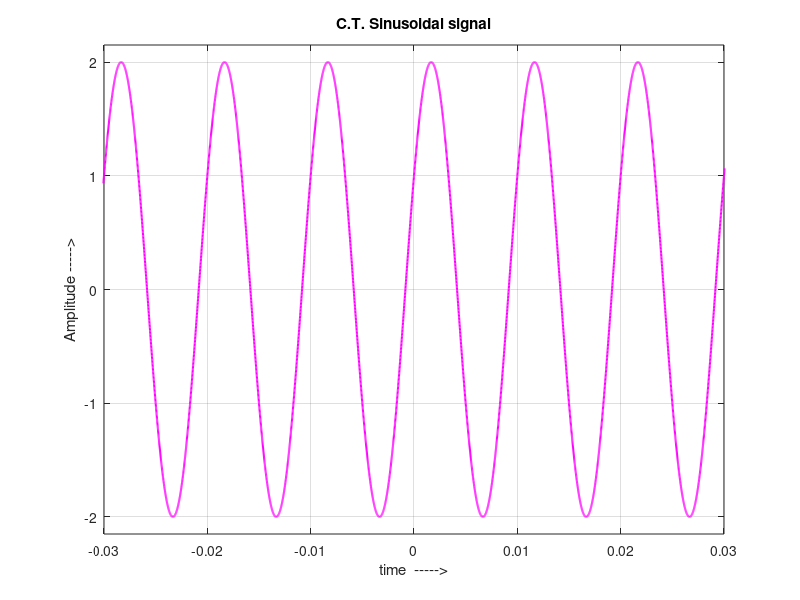

Recreate this plot in MATLAB. (Note: this script raises an error after producing the figure.)


%  Program V1_3 

%%% Generation and Display of Periodic Continuous Time Signals
%%% Developed by Dr. M. Venu Gopala Rao, 
%%% Email: mvgr03@kluniversity.in,  mvgr03@gmail.com,


clear all; close all; clc;

%%% =========================================================

%Continuous Time Sinusoidal signals x(t)= A*sin(wo*t+theta) 

t = (-pi:0.001:pi)/100;
A = 2; theta = pi/6; f = 100;
x = A*sin(2*pi*f*t + theta);
figure();plot(t,x,'m','LineWidth',1.5);grid on
xlabel('time  ----->');ylabel('Amplitude ----->');
title('C.T. Sinusoidal signal');
axis([-0.03, 0.03,-2.15 2.15]);

%%% =========================================================

t = -8 : .01 : 8;
x = Vsquare(t);
figure();plot(t,x,'b','LineWidth',1.5)
axis([-8 8 -1.2 1.2])
xlabel('time  ----->');ylabel('Amplitude ----->');
title('C.T. Periodic Square Wave'); grid on 
%%% =========================================================

t = -8 : .01 : 8;
x = Vsawtooth(t);
figure();plot(t,x,'k','LineWidth',1.5)
axis([-8 8 -1.2 1.2])
xlabel('time  ----->');ylabel('Amplitude ----->');
title('C.T. Periodic Sawtooth Wave'); grid on 

%%% =========== All Three signals in single figure ======================

t = (-pi:0.001:pi)/100;
A = 2; theta = pi/6; f = 100;
x = A*sin(2*pi*f*t + theta);
figure();
subplot(3,1,1);plot(t,x,'m','LineWidth',1.5);grid on
xlabel('time  ----->');ylabel('Amplitude ----->');
title('C.T. Sinusoidal signal');
axis([-0.03, 0.03,-2.15 2.15]);

%%% =========================================================

t = -8 : .01 : 8;
x = Vsquare(t);
subplot(3,1,2);plot(t,x,'b','LineWidth',1.5)
axis([-8 8 -1.2 1.2])
xlabel('time  ----->');ylabel('Amplitude ----->');
title('C.T. Periodic Square Wave'); grid on 
%%% =========================================================

t = -8 : .01 : 8;
x = Vsawtooth(t);
subplot(3,1,3);plot(t,x,'k','LineWidth',1.5)
axis([-8 8 -1.2 1.2])
xlabel('time  ----->');ylabel('Amplitude ----->');
title('C.T. Periodic Sawtooth Wave'); grid on 


t = (-pi:0.001:pi)/100;
A = 2; theta = pi/6; f = 100;
x1 = A*sin(2*pi*50*t + theta);
x2 = A*sin(2*pi*120*t + theta);
x3 = A*sin(2*pi*200*t + theta);

figure();
subplot(1,3,1);plot(t,x1,'m','LineWidth',1.5);axis([-0.04 0.04 -2.6 2.6])

% xlabel('time  ----->');ylabel('Amplitude ----->');
% title('C.T. Sinusoidal signal');
% axis([-0.03, 0.03,-2.15 2.15]);

subplot(1,3,2);plot(t,x2,'b','LineWidth',1.5);axis([-0.04 0.04 -2.6 2.6])

subplot(1,3,3);plot(t,x3,'k','LineWidth',1.5);axis([-0.04 0.04 -2.6 2.6])
